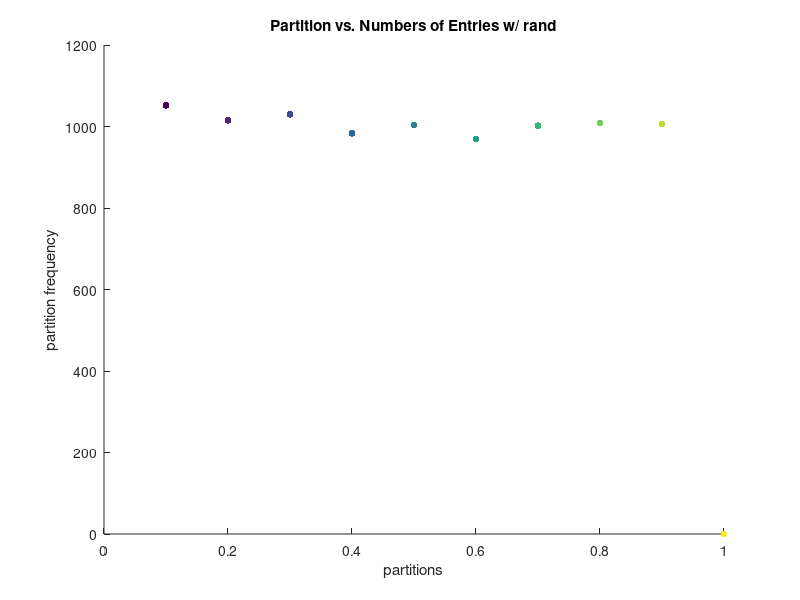

The MATLAB script that drew this image:
clear all
clc

x = rand(1,10000); %%uniformly distributed
part = [0.1:1/10:1];    %%part is short for partition
y = zeros(10,1);    %%this is a array for counting


for i=1:length(part)-1
    
    y(i) = sum(part(i) <= x & x < part(i+1));
    
end

c = linspace(1,500,length(part));
scatter(part, y, 25, c, 'filled');

title('Partition vs. Numbers of Entries w/ rand')  %%title at top
xlabel('partitions')     %%label x axis
ylabel('partition frequency')     %%label y axis

%%-------------------------------------------------------%%
                        %%PART 2%%
%%-------------------------------------------------------%%

% x2 = randn(1,10000); %%uniformly distributed
% part2 = [-3:6/25:3, inf]; %%part is short for partition
% y2 = zeros(27,1);   %%this is a array for counting
% 
% y2(1) = sum(x2 < -3);
% y2(27) = sum(x2 >  3);
% 
% for i=1:length(part2)-1
%     
%     y2(i+1) = sum(part2(i) <= x2 & x2 < part2(i+1));
%     
% end
% 
% c = linspace(1,500,length(part2));
% scatter(part2, y2, 25, c, 'filled');
% 
% title('Partition vs. Numbers of Entries w/ randn')  %%title at top
% xlabel('partitions')     %%label x axis
% ylabel('partition frequency')     %%label y axis
% 
